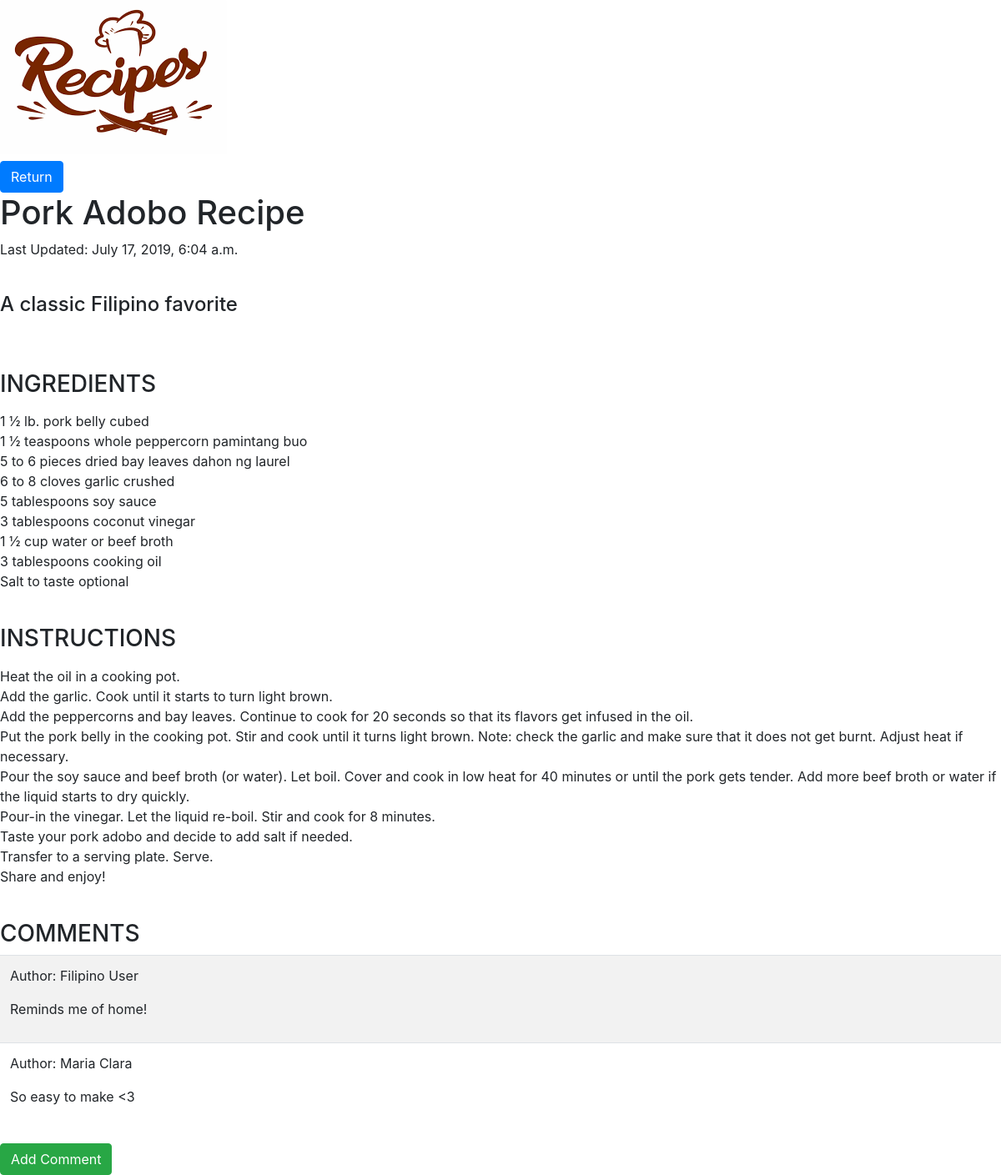
/adobo-recipe/, run on the app's committed database.
### blog/models.py (models this page shows, shortened)
class Article(models.Model):
	title= models.CharField(max_length=100)
	slug= models.SlugField()
	ingredients = models.TextField()
	body= models.TextField()
	instructions = models.TextField()
	date= models.DateTimeField(auto_now_add=True)
	comments = models.ManyToManyField(Comment, verbose_name="Comment", blank=True, null=True)

class Comment(models.Model):
	author = models.CharField(max_length=100, default="User")
	content = models.TextField(default="Good!")

### blog/views.py (the view)
# urls.py: url(r'^(?P<slug>[\w-]+)/$', article_details, name='article-details'),
def article_details(request, slug):
	article = Article.objects.get(slug=slug)
	return render(request,'article_detail.html', {'article':article})

### templates/article_detail.html (shortened to what this page needs)
{%extends 'base_layout.html'%}
{% block content %}
<div class="article-detail">
	<div class="article">
	<a href="{% url 'blog:article-list' %}"class="btn btn-primary">Return</a>
	<h1>{{article.title }}</h1>
	<p>Last Updated: {{article.date }}</p>
	<br / >
	<h4> {{article.body | linebreaks}}</h4>
	<br / >
	<br / >
	<h3> INGREDIENTS </h3>
	<p>{{article.ingredients | linebreaks}}</p>
	<br / >
	<h3> INSTRUCTIONS </h3>
	<p>{{article.instructions | linebreaks}}</p>
	</div>
</div>
<br / >
<h3> COMMENTS </h3>
<table class="table table-striped">
  <tbody>
  	{%for comment in article.comments.all%}
    <tr>
  		<td>
  			<p>Author: {{comment.author}}</p>
  			<p>{{comment.content}}</p>
  		</td>
    </tr>
    {% endfor %}
  </tbody>
</div>
<a href="{% url 'blog:article-comment-add' slug=article.slug %}"class="btn btn-success">Add Comment</a>
{% endblock %}

### templates/base_layout.html (shortened to what this page needs)
{% load static from staticfiles%}
<!DOCTYPE html>
<html>
<head>
	<link rel="stylesheet" href="https://stackpath.bootstrapcdn.com/bootstrap/4.1.1/css/bootstrap.min.css">
</head>
<body>
<div class="wrapper">
			<h1><a href="{% url 'blog:article-list' %}"><img src="/static/logo.png"/></a></h1>
			{% block content %}
			{% endblock %}
</body>
</html>

### data on the page
Article: title "Pork Adobo Recipe", date "July 17, 2019, 6:04 a.m.", body "A classic Filipino favorite", ingredients "1 ½ lb. pork belly cubed 1 ½ teaspoons whole peppercorn pamintang buo 5 to 6 pieces dried bay leaves dahon ng laurel 6 to 8 cloves garlic crushed 5 tablespoons soy sauce 3 tablespoons coconut vinegar 1 ½ cup water or beef broth 3 tablespoons cooking oil Salt to taste optional", instructions "Heat the oil in a cooking pot. Add the garlic. Cook until it starts to turn light brown. Add the peppercorns and bay leaves. Continue to cook for 20 seconds so that its flavors get infused in the oil. Put the pork belly in the cooking pot. Stir and cook until it turns light brown. Note: check the garlic and make sure that it does not get burnt. Adjust heat if necessary. Pour the soy sauce and beef broth (or water). Let boil. Cover and cook in low heat for 40 minutes or until the pork gets tender. Add more beef broth or water if the liquid starts to dry quickly. Pour-in the vinegar. Let the liquid re-boil. Stir and cook for 8 minutes. Taste your pork adobo and decide to add salt if needed.…"
Comment: author "Filipino User", content "Reminds me of home!"
Comment: author "Maria Clara", content "So easy to make <3"
